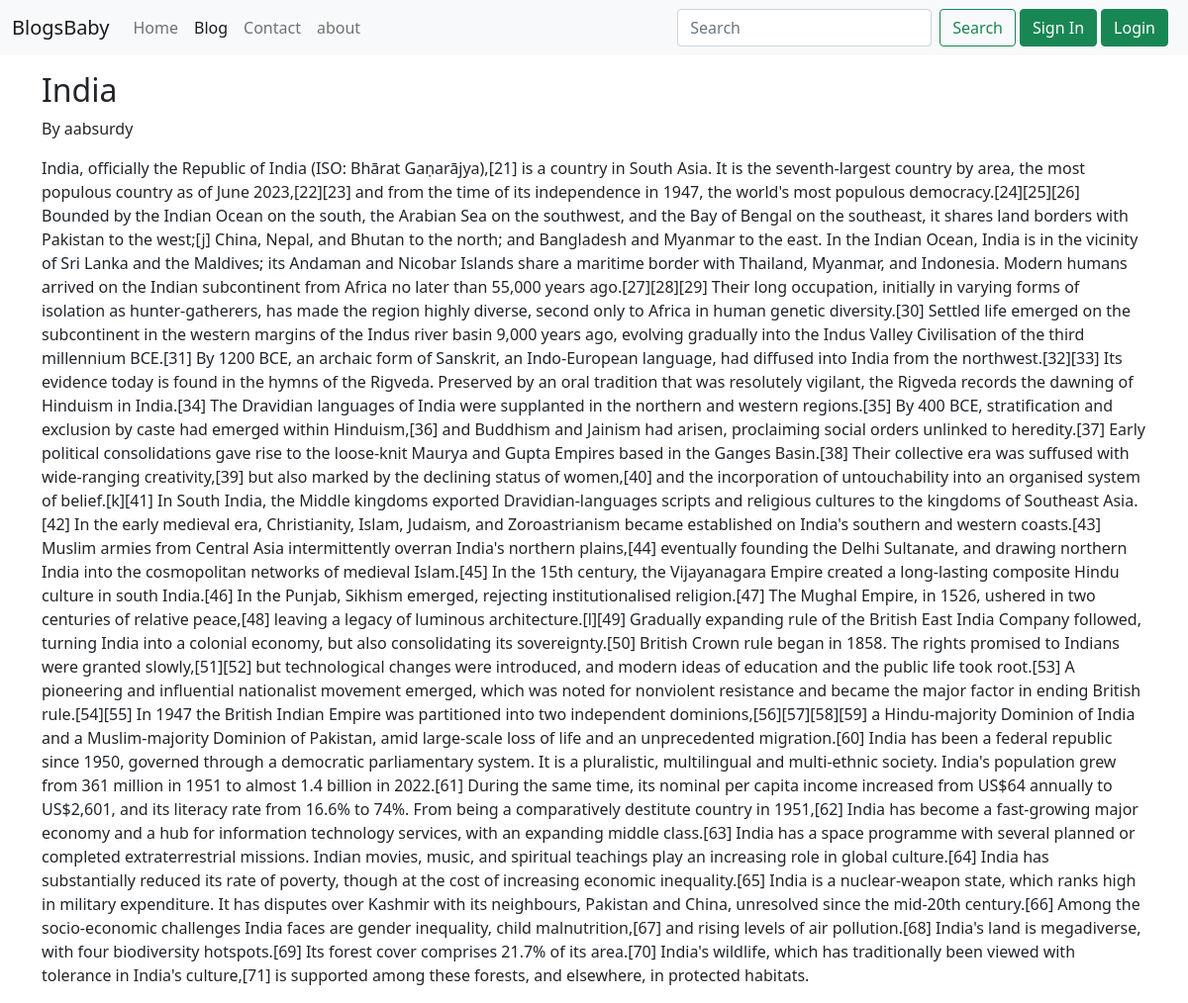
The app's page /Blogs/indi with its own data.
### Blogs/models.py (models this page shows, shortened)
class Post(models.Model):
    Sno = models.AutoField(primary_key=True)
    author = models.CharField(max_length=100)
    title = models.CharField(max_length=250)
    slug = models.CharField(max_length=140)
    timestamp = models.DateTimeField(blank=True)
    content = models.TextField()

### Blogs/views.py (the view)
# urls.py: path('<str:slug>', views.blogPost,name = "blogPost"),
def blogPost(request,slug):
    post = Post.objects.filter(slug = slug)
    context = {"post":post}
    return render(request,'Blogs/blogpost.html',context)

### templates/Blogs/blogpost.html (shortened to what this page needs)
{% extends 'basic.html' %}
{% block blogactive %}active{% endblock blogactive %}
{% block body %}
{% for poost in post %}
<div class = "container my-3">
    <div class = "blog-post">
        <h2 class = "blog-post-title">
            {{poost.title}}
        </h2>
        <p class="blog-post meta">
            {{poost.datetime}} By <a herf = "#"> {{poost.author}}</a>
        </p>
        <p>{{poost.content}}</p>
    </div>
</div>
{% endfor %}
{% endblock body %}

### records on screen
Post: title "India", author "aabsurdy", content "India, officially the Republic of India (ISO: Bhārat Gaṇarājya),[21] is a country in South Asia. It is the seventh-largest country by area, the most populous country as of June 2023,[22][23] and from the time of its independence in 1947, the world's most populous democracy.[24][25][26] Bounded by the Indian Ocean on the south, the Arabian Sea on the southwest, and the Bay of Bengal on the southeast, it shares land borders with Pakistan to the west;[j] China, Nepal, and Bhutan to the north; and Bangladesh and Myanmar to the east. In the Indian Ocean, India is in the vicinity of Sri Lanka and the Maldives; its Andaman and Nicobar Islands share a maritime border with Thailand, Myanmar, and…"
